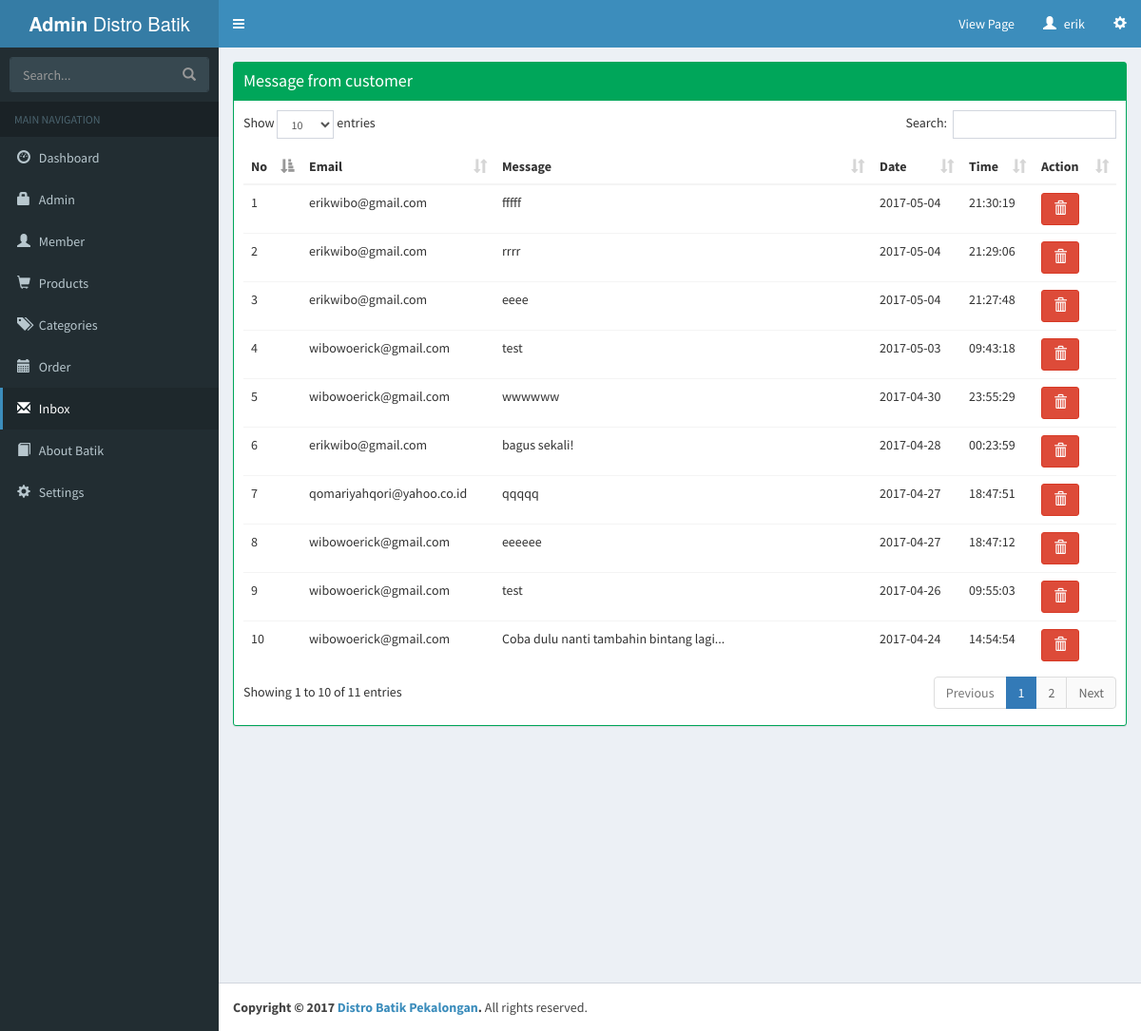
/admin/inbox.php (signed in), run on the app's committed database.
### tables this page shows
CREATE TABLE `inbox` (
  `id_inbox` int(11) NOT NULL,
  `email` varchar(30) NOT NULL,
  `tanggal` date NOT NULL,
  `jam` time NOT NULL,
  `pesan` varchar(1000) NOT NULL
);

### admin/inbox.php (the view, shortened to what this page needs)
<!DOCTYPE html>
<html>
<head>
  <link rel="stylesheet" href="../bootstrap/css/bootstrap.min.css">
  <link rel="stylesheet" href="../font-awesome/css/font-awesome.min.css">
  <link rel="stylesheet" href="https://cdnjs.cloudflare.com/ajax/libs/ionicons/2.0.1/css/ionicons.min.css">
  <link rel="stylesheet" href="../../plugins/datatables/dataTables.bootstrap.css">
  <link rel="stylesheet" href="../dist/css/AdminLTE.min.css">
  <link rel="stylesheet" href="../dist/css/skins/_all-skins.min.css">
</head>
<body class="hold-transition skin-blue fixed sidebar-mini">
<div class="wrapper">
  <header class="main-header">
    <a href="index.php" class="logo">
      <span class="logo-lg"><b>Admin</b> Distro Batik Pekalongan</span>
    </a>
    <nav class="navbar navbar-static-top">
      <a href="#" class="sidebar-toggle" data-toggle="offcanvas" role="button">
      </a>
      <div class="navbar-custom-menu">
        <ul class="nav navbar-nav">
          <li><a href="../index.php" target="_blank">View Page</a></li>
          <li class="dropdown user user-menu">
            <a href="#" class="dropdown-toggle" data-toggle="dropdown">
              <span class="glyphicon glyphicon-user" aria-hidden="true"></span>
              <span class="hidden-xs"><?php echo $_SESSION['username']; ?></span>
            </a>
          </li>
          <li>
            <a href="#" data-toggle="control-sidebar"><i class="glyphicon glyphicon-cog" aria-hidden="true"></i></a>
          </li>
        </ul>
      </div>
    </nav>
  </header>
  <aside class="main-sidebar">
    <section class="sidebar">
      <form action="#" method="get" class="sidebar-form">
        <div class="input-group">
          <input type="text" name="q" class="form-control" placeholder="Search...">
              <span class="input-group-btn">
                <button type="submit" name="search" id="search-btn" class="btn btn-flat"><i class="glyphicon glyphicon-search" aria-hidden="true"></i>
                </button>
              </span>
        </div>
      </form>
      <ul class="sidebar-menu">
        <li class="header">MAIN NAVIGATION</li>
        <li class="treeview">
          <a href="index.php">
            <i class="glyphicon glyphicon-dashboard" aria-hidden="true"></i> <span>Dashboard</span>
          </a>
        </li>
        <li class="treeview">
          <a href="account.php">
            <i class="glyphicon glyphicon-lock" aria-hidden="true"></i>
            <span>Admin</span>
          </a>
        </li>
        <li class="treeview">
          <a href="member.php">
            <i class="glyphicon glyphicon-user" aria-hidden="true"></i>
            <span>Member</span>
          </a>
        </li>
        <li class="treeview">
          <a href="product.php">
            <i class="glyphicon glyphicon-shopping-cart" aria-hidden="true"></i> <span>Products</span>
          </a>
        </li>
        <li class="treeview">
          <a href="categories.php">
            <i class="glyphicon glyphicon-tags" aria-hidden="true"></i> <span>Categories</span>
          </a>
        </li>
        <li class="treeview">
          <a href="order.php">
            <i class="glyphicon glyphicon-calendar" aria-hidden="true"></i>
            <span>Order</span>
          </a>
        </li>
        <li class="treeview active">
          <a href="inbox.php">
            <i class="glyphicon glyphicon-envelope" aria-hidden="true"></i>
            <span>Inbox</span>
          </a>
        </li>
        <li class="treeview">
          <a href="about.php">
            <i class="glyphicon glyphicon-book" aria-hidden="true"></i>
            <span>About Batik</span>
          </a>
        </li>
        <li class="treeview">
          <a href="setting.php">
            <i class="glyphicon glyphicon-cog" aria-hidden="true"></i> <span>Settings</span>
          </a>
        </li>
    </section>
  </aside>
  <div class="content-wrapper">
    <section class="content-header">
      <div class="box box-success box-solid">
        <div class="box-header">
          <h3 class="box-title">Message from customer</h3>
        </div>
        <div class="box-body table-responsive">
          <table id="example2" class="table table-stripped table-hover">
            <thead>
              <tr>
                <th>No</td>
                <th>Email</th>
                <th>Message</th>
                <th>Date</th>
                <th>Time</th>
                <th>Action</th>
              </tr>
            </thead>
            <tbody>
            <?php
            include ("../lib/config.php");
            $query = mysqli_query ($connect, "SELECT * FROM inbox ORDER BY id_inbox DESC");
            $no = 1;
            while ($data = mysqli_fetch_array($query)) {
               ?>
               <tr>
                 <td><?php echo $no; ?></td>
                 <td><?php echo $data['email']; ?></td>
                 <td><?php echo $data['pesan']; ?></td>
                 <td><?php echo $data['tanggal']; ?></td>
                 <td><?php echo $data['jam']; ?></td>
                 <td><a onclick="return confirm('Are you sure?')" class="btn btn-danger" href="inboxdel.php?id=<?php echo $data['id_inbox']; ?>"><span class="glyphicon glyphicon-trash" aria-hidden="true"></span></a></td>
               </tr>
               <?php $no ++; ?>
            <?php } ?>
              </tbody>
          </table>
        </div>
      </div>
    </section>
    <section class="content">
    </section>
  </div>
  <footer class="main-footer">
    <strong>Copyright &copy; 2017 <a href="../index.php">Distro Batik Pekalongan</a>.</strong> All rights
    reserved.
  </footer>
</div>
</body>
</html>

### data on the page
inbox: email "erikwibo@gmail.com", pesan "fffff", tanggal "2017-05-04", jam "21:30:19"
inbox: email "erikwibo@gmail.com", pesan "rrrr", tanggal "2017-05-04", jam "21:29:06"
inbox: email "erikwibo@gmail.com", pesan "eeee", tanggal "2017-05-04", jam "21:27:48"
inbox: email "wibowoerick@gmail.com", pesan "test", tanggal "2017-05-03", jam "09:43:18"
inbox: email "wibowoerick@gmail.com", pesan "wwwwww", tanggal "2017-04-30", jam "23:55:29"
inbox: email "erikwibo@gmail.com", pesan "bagus sekali!", tanggal "2017-04-28", jam "00:23:59"
inbox: email "qomariyahqori@yahoo.co.id", pesan "qqqqq", tanggal "2017-04-27", jam "18:47:51"
inbox: email "wibowoerick@gmail.com", pesan "eeeeee", tanggal "2017-04-27", jam "18:47:12"
inbox: email "wibowoerick@gmail.com", pesan "test", tanggal "2017-04-26", jam "09:55:03"
inbox: email "wibowoerick@gmail.com", pesan "Coba dulu nanti tambahin bintang lagi...", tanggal "2017-04-24", jam "14:54:54"

### other printed values
$_SESSION['username'] "erik"
